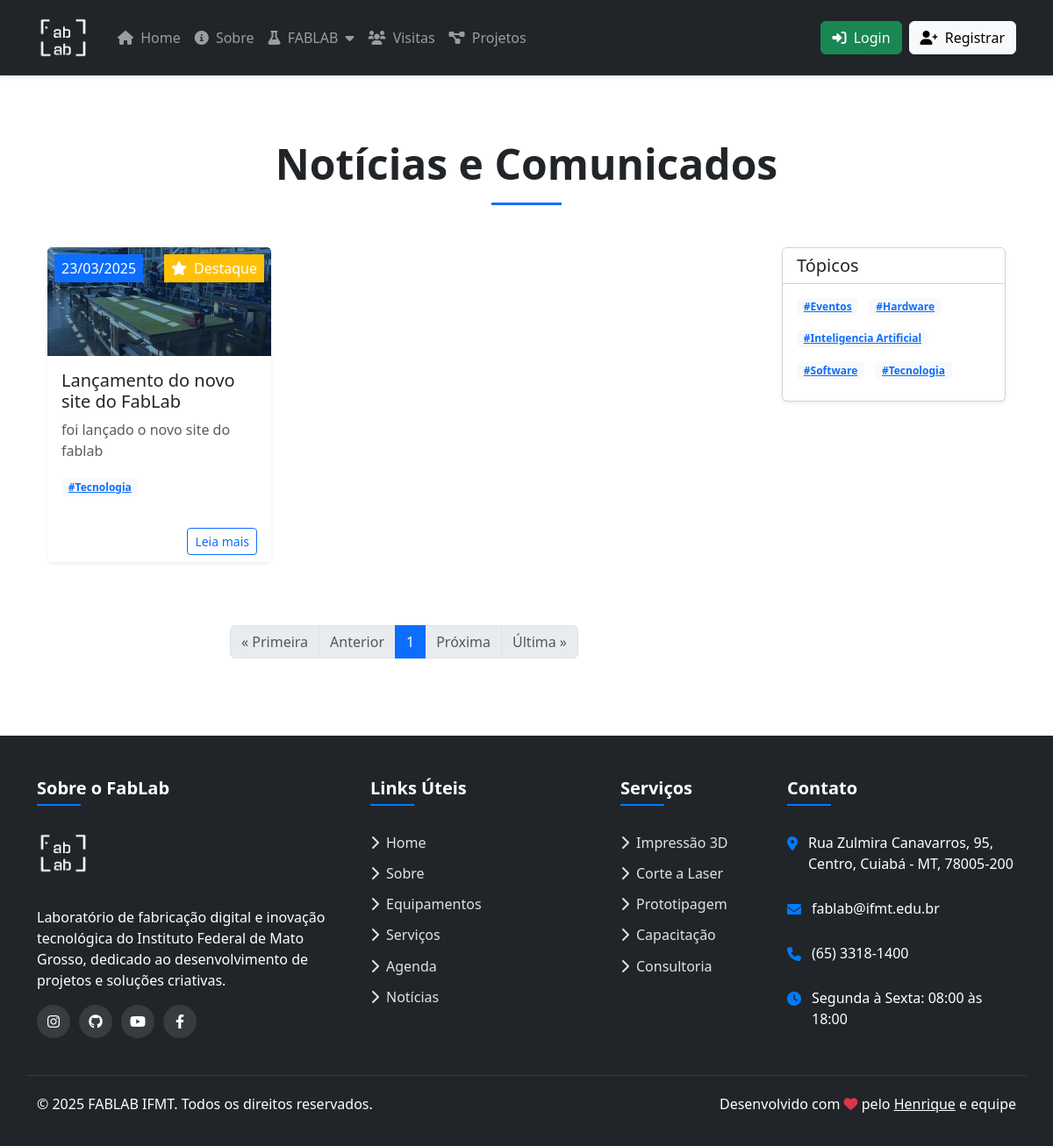
Page /options/noticias/ on the earlier database version.
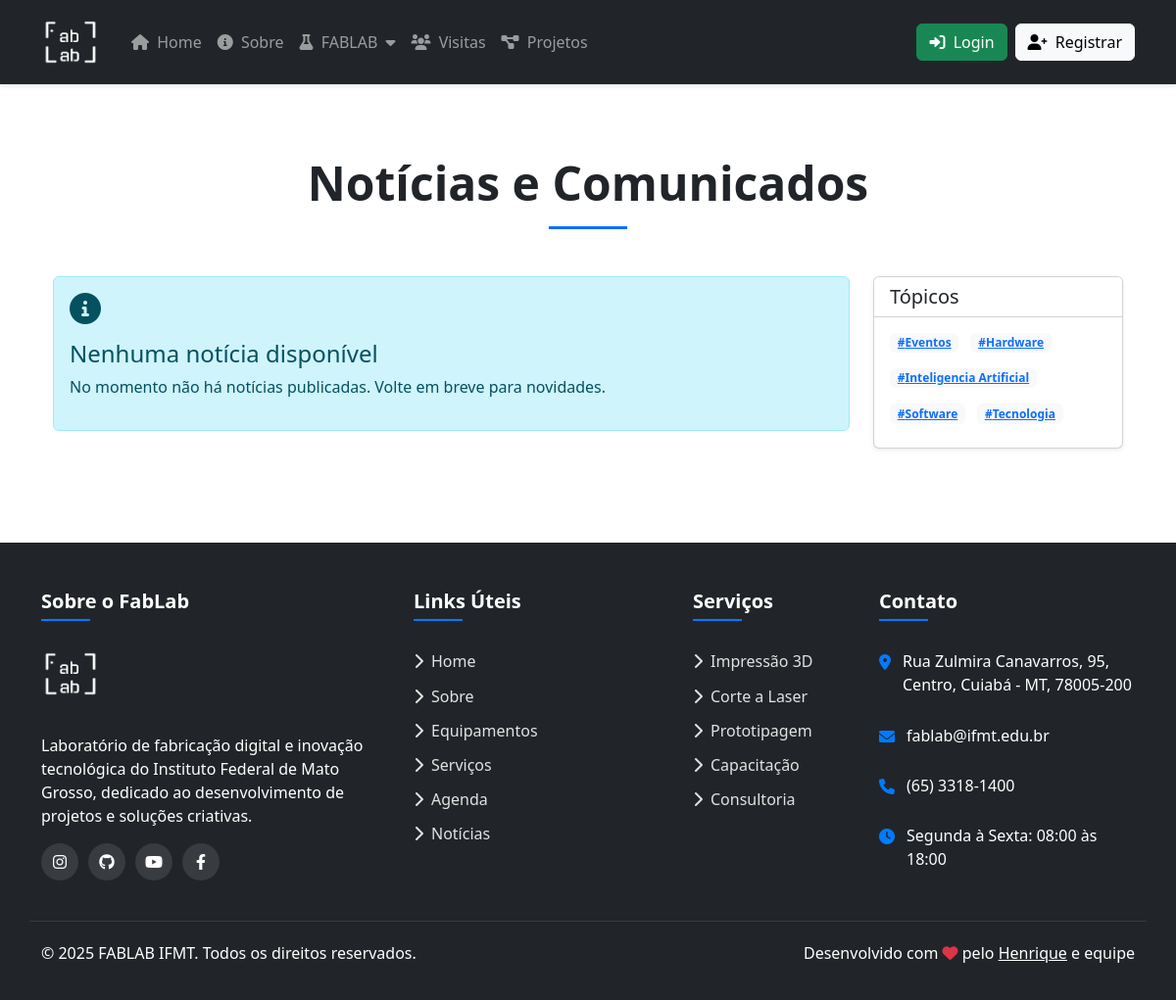
Same page on the later database version.
### options/models.py (models this page shows, shortened)
class Noticia(models.Model):
    titulo = models.CharField(max_length=200)
    slug = models.SlugField(max_length=200, unique=True, help_text="URL amigável baseada no título")
    resumo = models.TextField(help_text="Resumo curto da notícia (exibido na listagem)")
    conteudo = models.TextField(help_text="Conteúdo completo da notícia")
    imagem = models.ImageField(upload_to='noticias/', help_text="Imagem principal da notícia")
    data_publicacao = models.DateTimeField(auto_now_add=True)
    data_atualizacao = models.DateTimeField(auto_now=True)
    autor = models.ForeignKey(settings.AUTH_USER_MODEL, on_delete=models.SET_NULL, null=True, blank=True, related_name='noticias')
    hashtags = models.ManyToManyField(Hashtag, blank=True, related_name='noticias')
    publicado = models.BooleanField(default=True, help_text="Se marcado, a notícia será visível no site")
    mostrar_na_home = models.BooleanField(default=False, help_text="Se marcado, a notícia será exibida na página inicial")
    destaque = models.BooleanField(default=False, help_text="Se marcado, receberá destaque visual")
    class Meta:
        ordering = ['-data_publicacao']
        verbose_name = 'Notícia'
        verbose_name_plural = 'Notícias'
    def get_absolute_url(self):
        return reverse('options:noticia_detalhe', args=[self.slug])

class Hashtag(models.Model):
    nome = models.CharField(max_length=50, unique=True)
    slug = models.SlugField(max_length=50, unique=True)
    class Meta:
        ordering = ['nome']
        verbose_name = 'Hashtag'
        verbose_name_plural = 'Hashtags'

### options/views.py (the view)
# urls.py: path('noticias/', views.noticias_lista, name='noticias'),
def noticias_lista(request):
    noticias_lista = Noticia.objects.filter(publicado=True)
    todas_hashtags = Hashtag.objects.all()
    paginator = Paginator(noticias_lista, 9)  # 9 notícias por página (3x3)
    page = request.GET.get('page')
    noticias = paginator.get_page(page)
    return render(request, 'noticias.html', {
        'noticias': noticias,
        'hashtags': todas_hashtags,
        'titulo': 'Notícias e Comunicados'
    })

### logs/context_processors.py (called while the page is built)
def pending_events_count(request):
    context = {'global_pending_count': 0}
    if request.user.is_authenticated and request.user.is_staff:
        context['global_pending_count'] = Event.objects.filter(approved=False).count()
    return context

### users/context_processors.py (called while the page is built)
def registration_requests_count(request):
    pending_count = 0
    if request.user.is_authenticated and request.user.is_superuser:
        pending_count = RegistrationRequest.objects.filter(status='pending').count()
    return {
        'registration_pending_count': pending_count
    }

### options/templates/noticias.html (shortened to what the changed rows need)
{% extends 'layout.html' %}
{% load static %}
{% block content %}
<div class="container py-5">
  <div class="row mb-5">
    <div class="col-12">
      <h1 class="display-5 fw-bold text-center">{{ titulo|default:"Notícias e Comunicados" }}</h1>
    </div>
  </div>
  <div class="row">
    <div class="col-lg-9">
      {% if noticias %}
        <div class="row g-4">
          {% for noticia in noticias %}
            <div class="col-md-6 col-lg-4 mb-4">
              <div class="card h-100 border-0 shadow-sm news-card">
                <div class="position-relative">
                  <img src="{{ noticia.imagem.url }}" alt="{{ noticia.titulo }}" class="card-img-top">
                  <div class="position-absolute top-0 start-0 bg-primary text-white py-1 px-2 m-2">
                    {{ noticia.data_publicacao|date:"d/m/Y" }}
                  </div>
                  {% if noticia.destaque %}
                    <div class="position-absolute top-0 end-0 bg-warning text-white py-1 px-2 m-2">
                      <i class="fas fa-star me-1"></i> Destaque
                    </div>
                  {% endif %}
                </div>
                <div class="card-body">
                  <h5 class="card-title">{{ noticia.titulo }}</h5>
                  <p class="card-text text-muted">{{ noticia.resumo|truncatechars:120 }}</p>
                  {% if noticia.hashtags.all %}
                  <div class="mt-2 mb-2">
                    {% for tag in noticia.hashtags.all %}
                      <a href="{% url 'options:noticias_por_tag' tag.slug %}" class="badge bg-light text-primary me-1 mb-1">
                        #{{ tag.nome }}
                      </a>
                    {% endfor %}
                  </div>
                  {% endif %}
                </div>
                <div class="card-footer bg-white border-0">
                  <div class="d-flex justify-content-between align-items-center">
                    <a href="{{ noticia.get_absolute_url }}" class="btn btn-sm btn-outline-primary">Leia mais</a>
                  </div>
                </div>
              </div>
            </div>
          {% endfor %}
        </div>
        <div class="row mt-5">
          <div class="col-12">
            <nav aria-label="Navegação de páginas">
              <ul class="pagination justify-content-center">
                {% if noticias.has_previous %}
                  <li class="page-item">
                    <a class="page-link" href="?page=1">&laquo; Primeira</a>
                  </li>
                  <li class="page-item">
                    <a class="page-link" href="?page={{ noticias.previous_page_number }}">Anterior</a>
                  </li>
                {% else %}
                  <li class="page-item disabled">
                    <span class="page-link">&laquo; Primeira</span>
                  </li>
                  <li class="page-item disabled">
                    <span class="page-link">Anterior</span>
                  </li>
                {% endif %}
                {% for i in noticias.paginator.page_range %}
                  {% if noticias.number == i %}
                    <li class="page-item active">
                      <span class="page-link">{{ i }} <span class="sr-only">(atual)</span></span>
                    </li>
                  {% elif i > noticias.number|add:'-3' and i < noticias.number|add:'3' %}
                    <li class="page-item">
                      <a class="page-link" href="?page={{ i }}">{{ i }}</a>
                    </li>
                  {% endif %}
                {% endfor %}
                {% if noticias.has_next %}
                  <li class="page-item">
                    <a class="page-link" href="?page={{ noticias.next_page_number }}">Próxima</a>
                  </li>
                  <li class="page-item">
                    <a class="page-link" href="?page={{ noticias.paginator.num_pages }}">Última &raquo;</a>
                  </li>
                {% else %}
                  <li class="page-item disabled">
                    <span class="page-link">Próxima</span>
                  </li>
                  <li class="page-item disabled">
                    <span class="page-link">Última &raquo;</span>
                  </li>
                {% endif %}
              </ul>
            </nav>
          </div>
        </div>
      {% else %}
        <div class="alert alert-info">
          <i class="fas fa-info-circle fa-2x mb-3"></i>
          <h4>Nenhuma notícia disponível</h4>
          <p>No momento não há notícias publicadas. Volte em breve para novidades.</p>
        </div>
      {% endif %}
    </div>
    <div class="col-lg-3">
      {% if hashtags %}
      <div class="card shadow-sm mb-4 sticky-lg-top" style="top: 100px; z-index: 990;">
        <div class="card-body">
          <div class="d-flex flex-wrap gap-2">
            {% for tag in hashtags %}
              <a href="{% url 'options:noticias_por_tag' tag.slug %}"
                 class="badge bg-light text-primary me-1 mb-2 {% if tag_atual == tag %}active{% endif %}">
                #{{ tag.nome }}
              </a>
            {% endfor %}
          </div>
        </div>
      </div>
      {% endif %}
    </div>
  </div>
</div>
{% endblock %}

Differences in the rows shown:
no longer on this page (row edited): Noticia: imagem (picture), data_publicacao "23/03/2025", destaque True (drawn), titulo "Lançamento do novo site do FabLab", resumo "foi lançado o novo site do fablab", Hashtag (nome "Tecnologia")
Other differences:
text no longer shown: "« Primeira Anterior Próxima Última »"
text now shown: "Nenhuma notícia disponível No momento não há notícias publicadas. Volte em breve para novidades."
list line gone: "1"
